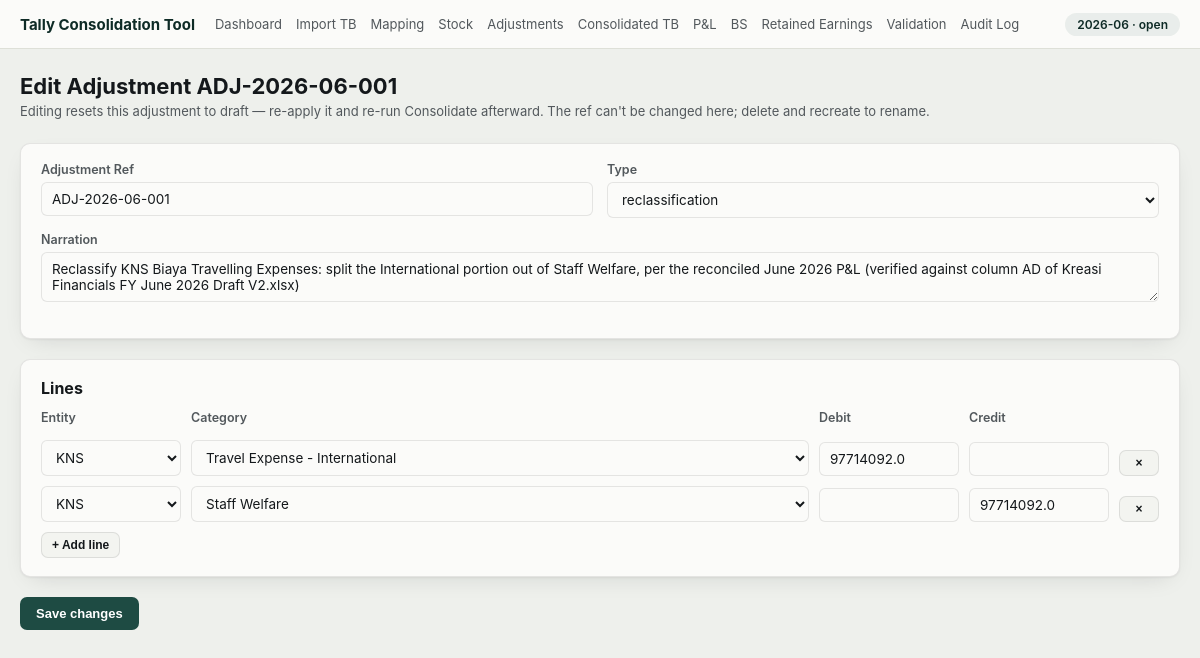
/periods/2026-06/adjustments/ADJ-2026-06-001/edit, run on the app's committed database.
### tables this page shows
CREATE TABLE periods (
    period_id  INTEGER PRIMARY KEY AUTOINCREMENT,
    year       INTEGER NOT NULL,
    month      INTEGER NOT NULL,
    status     TEXT NOT NULL DEFAULT 'open' CHECK (status IN ('open', 'in_review', 'locked')),
    locked_at  TEXT,
    locked_by  TEXT, consolidated_at TEXT, consolidated_through_log_id INTEGER NOT NULL DEFAULT 0,
    UNIQUE (year, month)
);

CREATE TABLE "adjustments" (
    adjustment_id       INTEGER PRIMARY KEY AUTOINCREMENT,
    period_id           INTEGER NOT NULL REFERENCES periods(period_id),
    external_ref        TEXT,
    adjustment_type      TEXT NOT NULL DEFAULT 'other'
                          CHECK (adjustment_type IN ('reclassification', 'accrual', 'provision',
                              'depreciation', 'tax', 'management', 'ic_elimination',
                              'opening_correction', 'inventory_movement', 'other')),
    narration            TEXT NOT NULL,
    created_at           TEXT NOT NULL,
    created_by           TEXT,
    copied_from_period_id INTEGER REFERENCES periods(period_id),
    status               TEXT NOT NULL DEFAULT 'draft' CHECK (status IN ('draft', 'applied')),
    UNIQUE (period_id, external_ref)
);

CREATE TABLE adjustment_lines (
    line_id           INTEGER PRIMARY KEY AUTOINCREMENT,
    adjustment_id     INTEGER NOT NULL REFERENCES adjustments(adjustment_id),
    entity_id         INTEGER REFERENCES entities(entity_id),
    group_account_id  INTEGER NOT NULL REFERENCES group_coa(group_account_id),
    debit_amount      REAL NOT NULL DEFAULT 0,
    credit_amount     REAL NOT NULL DEFAULT 0,
    line_narration    TEXT
);

### src/web/routes/adjustments.py (the view)
@router.get("/periods/{period_str}/adjustments/{ref}/edit")
def edit_adjustment_form(request: Request, period_str: str, ref: str, conn: sqlite3.Connection = Depends(get_db)):
    period = period_repo.get_by_str(conn, period_str)
    if period is None:
        return RedirectResponse(f"/?flash=No such period&flash_kind=error", status_code=303)
    adj = conn.execute(
        "SELECT * FROM adjustments WHERE period_id = ? AND external_ref = ?",
        (period["period_id"], ref),
    ).fetchone()
    if adj is None:
        return RedirectResponse(
            f"/periods/{period_str}/adjustments?flash=No adjustment {ref} found&flash_kind=error", status_code=303)
    entities = entity_repo.list_all(conn)
    categories = group_coa_repo.list_leaf_categories(conn)
    lines = []
    for l in adjustment_repo.get_lines(conn, adj["adjustment_id"]):
        entity_code = ""
        if l["entity_id"]:
            e = conn.execute("SELECT entity_code FROM entities WHERE entity_id = ?", (l["entity_id"],)).fetchone()
            entity_code = e["entity_code"] if e else ""
        cat = group_coa_repo.get_by_id(conn, l["group_account_id"])
        lines.append({
            "entity_code": entity_code,
            "category": cat["account_name"] if cat else "",
            "debit": l["debit_amount"] or "",
            "credit": l["credit_amount"] or "",
        })
    return templates.TemplateResponse(request, "adjustments_form.html", {
        "request": request, "period_str": period_str, "entities": entities,
        "categories": [c["account_name"] for c in categories], "types": sorted(VALID_TYPES),
        "errors": [], "mode": "edit", "ref": ref,
        "form": {"external_ref": adj["external_ref"], "adjustment_type": adj["adjustment_type"],
                 "narration": adj["narration"]},
        "lines": lines,
    })

### src/web/templates/adjustments_form.html (shortened to what this page needs)
{% extends "base.html" %}
{% block content %}
<h1>{{ 'Edit Adjustment ' + ref if mode == 'edit' else 'New Adjustment' }}</h1>
<p class="subtitle">
  {% if mode == 'edit' %}
  Editing resets this adjustment to draft — re-apply it and re-run Consolidate afterward. The ref can't be changed here; delete and recreate to rename.
  {% else %}
  A double-entry journal — debits must equal credits, at least 2 lines, narration required.
  {% endif %}
</p>
<form method="post" action="{{ '/periods/%s/adjustments/%s/edit' % (period_str, ref) if mode == 'edit' else '/periods/%s/adjustments/new' % period_str }}">
  <div class="card">
    <div class="field-row">
      <div class="field">
        <label for="external_ref">Adjustment Ref</label>
        {% if mode == 'edit' %}
        <input type="text" id="external_ref" value="{{ form.external_ref }}" readonly disabled>
        {% else %}
        <input type="text" id="external_ref" name="external_ref" required
               value="{{ form.external_ref | default('') }}" placeholder="ADJ-{{ period_str }}-001">
        {% endif %}
      </div>
      <div class="field">
        <label for="adjustment_type">Type</label>
        <select id="adjustment_type" name="adjustment_type">
          {% for t in types %}
          <option value="{{ t }}" {{ 'selected' if t == form.adjustment_type|default('other') }}>{{ t }}</option>
          {% endfor %}
        </select>
      </div>
    </div>
    <div class="field">
      <label for="narration">Narration</label>
      <textarea id="narration" name="narration" rows="2" required>{{ form.narration | default('') }}</textarea>
    </div>
  </div>
  <div class="card">
    <h2>Lines</h2>
    <div id="lines">
      <div class="je-line">
        <div><label>Entity</label></div>
        <div><label>Category</label></div>
        <div><label>Debit</label></div>
        <div><label>Credit</label></div>
      </div>
      {% if lines %}
      {% for line in lines %}
      <div class="je-line">
        <div class="field">
          <select name="entity_code">
            {% for e in entities %}<option value="{{ e.entity_code }}" {{ 'selected' if e.entity_code == line.entity_code }}>{{ e.entity_code }}</option>{% endfor %}
          </select>
        </div>
        <div class="field">
          <select name="category">
            {% for c in categories %}<option value="{{ c }}" {{ 'selected' if c == line.category }}>{{ c }}</option>{% endfor %}
          </select>
        </div>
        <div class="field"><input type="number" step="0.01" name="debit" value="{{ line.debit }}"></div>
        <div class="field"><input type="number" step="0.01" name="credit" value="{{ line.credit }}"></div>
        <button type="button" class="btn btn-secondary btn-sm" onclick="this.closest('.je-line').remove()">&times;</button>
      </div>
      {% endfor %}
      {% endif %}
    </div>
    <button type="button" class="btn btn-secondary btn-sm" id="add-line">+ Add line</button>
  </div>
  <button class="btn" type="submit">{{ 'Save changes' if mode == 'edit' else 'Create as draft' }}</button>
</form>
{% endblock %}

### src/web/templates/base.html (shortened to what this page needs)
<!doctype html>
<html lang="en">
<head>
  <link rel="stylesheet" href="/static/style.css">
</head>
<body>
  <header class="topbar">
    <div class="topbar-inner">
      <a class="brand" href="/">Tally Consolidation Tool</a>
      {% if period_str %}
      <nav class="nav">
        <a href="/?period={{ period_str }}">Dashboard</a>
        <a href="/periods/{{ period_str }}/import">Import TB</a>
        <a href="/periods/{{ period_str }}/mapping">Mapping</a>
        <a href="/periods/{{ period_str }}/stock">Stock</a>
        <a href="/periods/{{ period_str }}/adjustments">Adjustments</a>
        <a href="/periods/{{ period_str }}/consolidated">Consolidated TB</a>
        <a href="/periods/{{ period_str }}/pl">P&amp;L</a>
        <a href="/periods/{{ period_str }}/bs">BS</a>
        <a href="/periods/{{ period_str }}/retained-earnings">Retained Earnings</a>
        <a href="/periods/{{ period_str }}/validation">Validation</a>
        <a href="/periods/{{ period_str }}/audit">Audit Log</a>
      </nav>
      <span class="period-badge">{{ period_str }}{% if period_status %} &middot; {{ period_status }}{% endif %}</span>
      {% endif %}
    </div>
  </header>
  <main class="page">
    {% block content %}{% endblock %}
  </main>
</body>
</html>

### src/web/static/style.css (style rules this page uses)
:root { --page: #EEF0EC; --surface: #FBFBF9; --surface-2: #F3F4F0; --ink: #14181B; --ink-2: #52585C; --muted: #82887F; --line: #DEE0D8; --border: rgba(20,24,27,0.10); --accent: #1E4B43; --accent-ink: #0E2B26; --accent-wash: rgba(30,75,67,0.08); --good: #0ca30c; --good-wash: rgba(12,163,12,0.10); --negative: #d03b3b; --negative-wash: rgba(208,59,59,0.08); --warn: #b8860b; --warn-wash: rgba(184,134,11,0.10); --shadow: 0 1px 2px rgba(20,24,27,0.05), 0 8px 24px -12px rgba(20,24,27,0.18); }
* { box-sizing: border-box; }
body { margin: 0; font-family: -apple-system, BlinkMacSystemFont, "Segoe UI", Roboto, sans-serif; background: var(--page); color: var(--ink); }
.topbar { background: var(--surface); border-bottom: 1px solid var(--line); }
.topbar-inner { max-width: 1200px; margin: 0 auto; padding: 12px 20px; display: flex; align-items: center; gap: 20px; flex-wrap: wrap; }
.brand { font-weight: 700; color: var(--accent-ink); text-decoration: none; font-size: 15px; }
.nav { display: flex; gap: 14px; flex-wrap: wrap; flex: 1; }
.nav a { color: var(--ink-2); text-decoration: none; font-size: 13px; padding: 4px 0; }
.period-badge { font-size: 12px; color: var(--accent-ink); background: var(--accent-wash); border-radius: 999px; padding: 4px 12px; font-weight: 600; white-space: nowrap; }
.page { max-width: 1200px; margin: 0 auto; padding: 24px 20px 60px; }
h1 { font-size: 22px; margin: 0 0 4px; }
h2 { font-size: 16px; margin: 0 0 12px; }
.subtitle { color: var(--ink-2); font-size: 13px; margin: 0 0 24px; }
.card { background: var(--surface); border: 1px solid var(--border); border-radius: 10px; padding: 18px 20px; box-shadow: var(--shadow); margin-bottom: 20px; }
.btn { display: inline-block; background: var(--accent); color: #fff; border: none; border-radius: 7px; padding: 9px 16px; font-size: 13px; font-weight: 600; cursor: pointer; text-decoration: none; }
.btn-secondary { background: var(--surface-2); color: var(--ink); border: 1px solid var(--border); }
.btn-sm { padding: 5px 10px; font-size: 12px; }
label { display: block; font-size: 12.5px; color: var(--ink-2); margin: 0 0 5px; font-weight: 600; }
input[type=text], input[type=number], input[type=file], select, textarea { width: 100%; padding: 8px 10px; border: 1px solid var(--border); border-radius: 6px; font-size: 13.5px; background: var(--surface); color: var(--ink); font-family: inherit; }
.field { margin-bottom: 14px; }
.field-row { display: flex; gap: 14px; flex-wrap: wrap; }
.field-row > .field { flex: 1; min-width: 160px; }
.je-line { display: grid; grid-template-columns: 140px 1fr 140px 140px 40px; gap: 10px; align-items: end; margin-bottom: 10px; }
.je-line .field { margin-bottom: 0; }

### data on the page
periods: status "open"
adjustments: external_ref "ADJ-2026-06-001", narration "Reclassify KNS Biaya Travelling Expenses: split the International portion out of Staff Welfare, per the reconciled June 2026 P&L (verified against column AD of Kreasi Financials FY June 2026 Draft V2.xlsx)"
adjustment_lines: debit "97714092.0"
adjustment_lines: credit "97714092.0"

### other printed values
{{ period_str }} "2026-06"
{{ 'Edit Adjustment ' + ref if mode == 'edit' else 'New Adjustment' }} "Edit Adjustment ADJ-2026-06-001"
{{ 'Save changes' if mode == 'edit' else 'Create as draft' }} "Save changes"
form field adjustment_type "reclassification"
form field entity_code "KNS"
form field category "Travel Expense - International"
form field category "Staff Welfare"
